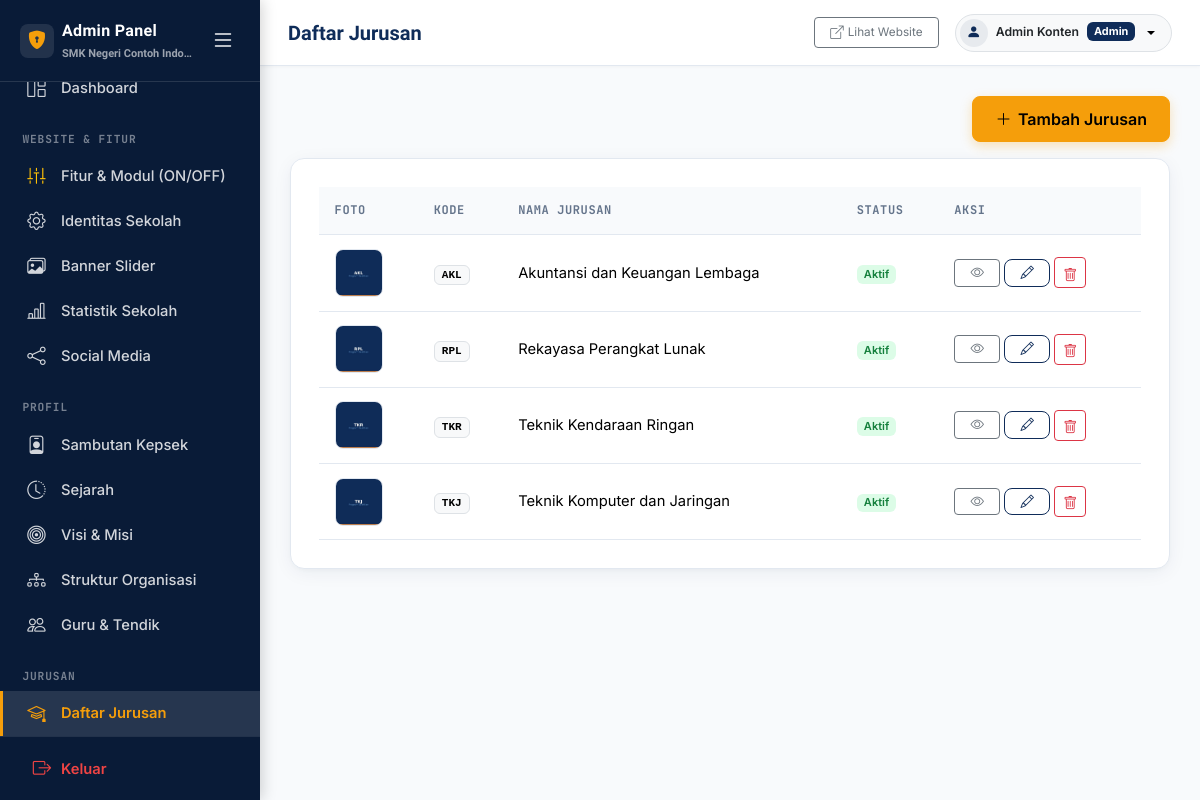
/admin/majors/index.php (signed in), run on the app's committed database.
### tables this page shows
CREATE TABLE school_profile (
  id INT UNSIGNED AUTO_INCREMENT PRIMARY KEY,
  school_name VARCHAR(150) NOT NULL,
  npsn VARCHAR(20) DEFAULT NULL,
  address VARCHAR(255) DEFAULT NULL,
  phone VARCHAR(50) DEFAULT NULL,
  email VARCHAR(150) DEFAULT NULL,
  website VARCHAR(150) DEFAULT NULL,
  description TEXT,
  logo VARCHAR(255) DEFAULT NULL,
  favicon VARCHAR(255) DEFAULT NULL,
  theme_color_primary VARCHAR(20) DEFAULT '#0F2C59',
  theme_color_secondary VARCHAR(20) DEFAULT '#2563EB',
  theme_color_accent VARCHAR(20) DEFAULT '#F59E0B',
  theme_preset VARCHAR(50) DEFAULT 'navy_classic',
  map_url VARCHAR(255) DEFAULT NULL,
  accreditation VARCHAR(10) DEFAULT NULL,
  founded_year VARCHAR(10) DEFAULT NULL,
  running_text TEXT DEFAULT NULL,
  is_running_text_active TINYINT(1) DEFAULT 1,
  video_profile_url VARCHAR(255) DEFAULT 'https://www.youtube.com/watch?v=7vhYf5p_yhs',
  video_title VARCHAR(200) DEFAULT 'Video Profil & Fasilitas Sekolah',
  video_description TEXT DEFAULT NULL,
  video_features TEXT DEFAULT NULL,
  whatsapp_ppdb VARCHAR(50) DEFAULT '6281234567890',
  whatsapp_bkk VARCHAR(50) DEFAULT '6281234567891',
  whatsapp_tu VARCHAR(50) DEFAULT '6281234567892',
  created_at DATETIME DEFAULT CURRENT_TIMESTAMP,
  updated_at DATETIME DEFAULT CURRENT_TIMESTAMP ON UPDATE CURRENT_TIMESTAMP
);

CREATE TABLE majors (
  id INT UNSIGNED AUTO_INCREMENT PRIMARY KEY,
  name VARCHAR(150) NOT NULL,
  slug VARCHAR(170) NOT NULL UNIQUE,
  code VARCHAR(20) DEFAULT NULL,
  image VARCHAR(255) DEFAULT NULL,
  short_description VARCHAR(255) DEFAULT NULL,
  description TEXT,
  competency TEXT,
  career TEXT,
  facilities TEXT,
  status TINYINT(1) NOT NULL DEFAULT 1,
  created_at DATETIME DEFAULT CURRENT_TIMESTAMP,
  updated_at DATETIME DEFAULT CURRENT_TIMESTAMP ON UPDATE CURRENT_TIMESTAMP
);

### includes/functions.php (called while the page is built, shortened)
<?php
function e(?string $value): string
{
    return htmlspecialchars((string) ($value ?? ''), ENT_QUOTES | ENT_SUBSTITUTE, 'UTF-8');
}
function getSchoolProfile(): array
{
    static $profile = null;
    if ($profile === null) {
        $stmt = getDB()->query('SELECT * FROM school_profile ORDER BY id LIMIT 1');
        $profile = $stmt->fetch() ?: [];
    }
    return $profile;
}

### config/database.php (called while the page is built)
<?php
class Database
{
    private static ?PDO $instance = null;
    private static string $host   = 'localhost';
    private static string $dbname = 'smk_school';
    private static string $user   = 'root';
    private static string $pass   = '';
    public static function getInstance(): PDO
    {
        if (self::$instance === null) {
            $dsn = 'mysql:host=' . self::$host . ';dbname=' . self::$dbname . ';charset=utf8mb4';
            try {
                self::$instance = new PDO($dsn, self::$user, self::$pass, [
                    PDO::ATTR_ERRMODE            => PDO::ERRMODE_EXCEPTION,
                    PDO::ATTR_DEFAULT_FETCH_MODE  => PDO::FETCH_ASSOC,
                    PDO::ATTR_EMULATE_PREPARES    => false,
                ]);
            } catch (PDOException $e) {
                error_log('Database connection failed: ' . $e->getMessage());
                die('Koneksi database gagal. Silakan cek konfigurasi di config/database.php.');
            }
        }
        return self::$instance;
    }
}
function getDB(): PDO
{
    return Database::getInstance();
}

### admin/majors/index.php (the view, shortened to what this page needs)
<?php
$majors = getDB()->query("SELECT * FROM majors ORDER BY name ASC")->fetchAll();
require __DIR__ . '/../includes/header.php';
require __DIR__ . '/../includes/sidebar.php';
require __DIR__ . '/../includes/topbar.php';
?>
<div class="d-flex justify-content-end mb-3">
  <a href="form.php" class="btn btn-accent"><i class="bi bi-plus-lg"></i> Tambah Jurusan</a>
</div>
<div class="admin-card">
  <div class="table-responsive">
    <table class="table table-admin align-middle">
      <thead><tr><th>Foto</th><th>Kode</th><th>Nama Jurusan</th><th>Status</th><th>Aksi</th></tr></thead>
      <tbody>
        <?php foreach ($majors as $m): ?>
        <tr>
          <td><img src="<?= e(BASE_URL . '/' . $m['image']) ?>" class="thumb" alt=""></td>
          <td><span class="badge text-bg-light border font-monospace"><?= e($m['code']) ?></span></td>
          <td><?= e($m['name']) ?></td>
          <td><span class="badge <?= $m['status'] ? 'badge-status-active' : 'badge-status-inactive' ?>"><?= $m['status'] ? 'Aktif' : 'Nonaktif' ?></span></td>
          <td>
            <a href="<?= e(BASE_URL) ?>/jurusan/detail/<?= e($m['slug']) ?>" target="_blank" class="btn btn-sm btn-outline-secondary"><i class="bi bi-eye"></i></a>
            <a href="form.php?id=<?= (int) $m['id'] ?>" class="btn btn-sm btn-outline-primary-custom"><i class="bi bi-pencil"></i></a>
            <form method="post" action="delete.php" class="d-inline" data-confirm-delete="Hapus jurusan <?= e($m['name']) ?>?">
              <button type="submit" class="btn btn-sm btn-outline-danger"><i class="bi bi-trash"></i></button>
            </form>
          </td>
        </tr>
        <?php endforeach; ?>
      </tbody>
    </table>
  </div>
</div>
<?php require __DIR__ . '/../includes/footer.php'; ?>

### admin/includes/sidebar.php (shortened to what this page needs)
<?php
$currentScript = $_SERVER['SCRIPT_NAME'] ?? '';
$sidebarProfile = getSchoolProfile();
function navIsActive(string $needle, string $currentScript): bool
{
    return str_contains($currentScript, '/admin/' . $needle);
}
?>
<aside class="admin-sidebar" id="adminSidebar">
  <div class="sidebar-brand d-flex align-items-center justify-content-between">
    <div class="sidebar-brand-left d-flex align-items-center gap-2 overflow-hidden" title="Admin Panel">
      <div class="p-1.5 rounded-3 bg-white bg-opacity-10 d-inline-flex align-items-center justify-content-center flex-shrink-0" style="width:34px;height:34px;">
        <i class="bi bi-shield-lock-fill" style="color: var(--color-accent); font-size:1.15rem;"></i>
      </div>
      <div class="overflow-hidden">
        <span class="sidebar-brand-title text-nowrap fw-bold d-block text-white" style="letter-spacing: 0.02em; font-size: 1rem;">Admin Panel</span>
        <span class="sidebar-brand-subtitle text-nowrap text-white-50 d-block text-truncate" style="font-size: 11px; max-width: 135px;"><?= e($sidebarProfile['school_name'] ?? 'SMK School') ?></span>
      </div>
    </div>
    <button type="button" class="btn btn-sm btn-link text-white-50 p-1 sidebar-toggle-btn shadow-none flex-shrink-0" id="sidebarToggleInsideBtn" title="Buka / Tutup Sidebar" aria-label="Toggle Sidebar">
      <i class="bi bi-list fs-4 text-white"></i>
    </button>
  </div>
  <div class="sidebar-nav-scroll flex-grow-1 overflow-y-auto overflow-x-hidden">
    <nav class="nav flex-column py-2">
      <a class="nav-link <?= str_ends_with($currentScript, '/admin/dashboard.php') ? 'active' : '' ?>" href="<?= e(BASE_URL) ?>/admin/dashboard.php" title="Dashboard">
        <i class="bi bi-grid-1x2"></i> <span class="nav-text">Dashboard</span>
      </a>
      <div class="nav-section-label">Website &amp; Fitur</div>
      <a class="nav-link <?= navIsActive('modules', $currentScript) ? 'active' : '' ?>" href="<?= e(BASE_URL) ?>/admin/modules/index.php" title="Fitur & Modul Halaman"><i class="bi bi-sliders2-vertical text-warning"></i> <span class="nav-text">Fitur &amp; Modul (ON/OFF)</span></a>
      <a class="nav-link <?= navIsActive('profile', $currentScript) ? 'active' : '' ?>" href="<?= e(BASE_URL) ?>/admin/profile/index.php" title="Identitas & Profil Website"><i class="bi bi-gear"></i> <span class="nav-text">Identitas Sekolah</span></a>
      <a class="nav-link <?= navIsActive('banners', $currentScript) ? 'active' : '' ?>" href="<?= e(BASE_URL) ?>/admin/banners/index.php" title="Banner Slider"><i class="bi bi-images"></i> <span class="nav-text">Banner Slider</span></a>
      <a class="nav-link <?= navIsActive('statistics', $currentScript) ? 'active' : '' ?>" href="<?= e(BASE_URL) ?>/admin/statistics/index.php" title="Statistik Sekolah (Jumlah Siswa, Guru, dll)"><i class="bi bi-bar-chart-line"></i> <span class="nav-text">Statistik Sekolah</span></a>
      <a class="nav-link <?= navIsActive('social-media', $currentScript) ? 'active' : '' ?>" href="<?= e(BASE_URL) ?>/admin/social-media/index.php" title="Social Media"><i class="bi bi-share"></i> <span class="nav-text">Social Media</span></a>
      <div class="nav-section-label">Profil</div>
      <a class="nav-link <?= navIsActive('principal', $currentScript) ? 'active' : '' ?>" href="<?= e(BASE_URL) ?>/admin/principal/index.php" title="Sambutan Kepsek"><i class="bi bi-person-badge"></i> <span class="nav-text">Sambutan Kepsek</span></a>
      <a class="nav-link <?= navIsActive('history', $currentScript) ? 'active' : '' ?>" href="<?= e(BASE_URL) ?>/admin/history/index.php" title="Sejarah"><i class="bi bi-clock-history"></i> <span class="nav-text">Sejarah</span></a>
      <a class="nav-link <?= navIsActive('vision-mission', $currentScript) ? 'active' : '' ?>" href="<?= e(BASE_URL) ?>/admin/vision-mission/index.php" title="Visi &amp; Misi"><i class="bi bi-bullseye"></i> <span class="nav-text">Visi &amp; Misi</span></a>
      <a class="nav-link <?= navIsActive('organization', $currentScript) ? 'active' : '' ?>" href="<?= e(BASE_URL) ?>/admin/organization/index.php" title="Struktur Organisasi"><i class="bi bi-diagram-3"></i> <span class="nav-text">Struktur Organisasi</span></a>
      <a class="nav-link <?= navIsActive('teachers', $currentScript) ? 'active' : '' ?>" href="<?= e(BASE_URL) ?>/admin/teachers/index.php" title="Guru &amp; Tendik"><i class="bi bi-people"></i> <span class="nav-text">Guru &amp; Tendik</span></a>
      <div class="nav-section-label">Jurusan</div>
      <a class="nav-link <?= navIsActive('majors', $currentScript) ? 'active' : '' ?>" href="<?= e(BASE_URL) ?>/admin/majors/index.php" title="Daftar Jurusan"><i class="bi bi-mortarboard"></i> <span class="nav-text">Daftar Jurusan</span></a>
    </nav>
  </div>
  <div class="sidebar-footer flex-shrink-0">
    <a class="nav-link sidebar-logout-btn text-danger fw-semibold d-flex align-items-center gap-2" href="#" data-bs-toggle="modal" data-bs-target="#logoutConfirmModal" title="Keluar dari Panel Admin">
      <i class="bi bi-box-arrow-right text-danger fs-5"></i>
      <span class="nav-text text-danger">Keluar</span>
    </a>
  </div>
</aside>

### assets/css/style.css (style rules this page uses)
:root { --color-primary: #0F2C59; --color-primary-dark: #081830; --color-primary-light: #183E7A; --color-secondary: #2563EB; --color-secondary-light: #EFF6FF; --color-accent: #F59E0B; --color-accent-dark: #D97706; --color-accent-light: #FEF3C7; --color-bg: #F8FAFC; --color-surface: #FFFFFF; --color-text: #1E293B; --color-text-muted: #64748B; --color-border: #E2E8F0; --font-display: 'Sora', -apple-system, BlinkMacSystemFont, 'Segoe UI', Roboto, sans-serif; --font-body: 'Inter', -apple-system, BlinkMacSystemFont, 'Segoe UI', Roboto, sans-serif; --font-mono: 'JetBrains Mono', SFMono-Regular, Menlo, Monaco, Consolas, monospace; --radius-xl: 20px; --radius: 14px; --radius-sm: 8px; --radius-xs: 4px; --shadow-xs: 0 1px 2px 0 rgba(0, 0, 0, 0.05); --shadow-soft: 0 4px 20px -2px rgba(15, 44, 89, 0.07), 0 2px 6px -1px rgba(15, 44, 89, 0.04); --shadow-lift: 0 14px 30px -4px rgba(15, 44, 89, 0.12), 0 6px 12px -2px rgba(15, 44, 89, 0.06); --section-spacing: 5rem; }
*, *::before, *::after { box-sizing: border-box; }
html { scroll-behavior: smooth; -webkit-font-smoothing: antialiased; -moz-osx-font-smoothing: grayscale; }
body { font-family: var(--font-body); color: var(--color-text); background-color: var(--color-bg); line-height: 1.65; overflow-x: hidden; }
a { color: var(--color-secondary); text-decoration: none; transition: color 0.15s ease, opacity 0.15s ease; }
img { max-width: 100%; height: auto; display: block; }
.bi { display: inline-block; vertical-align: -0.125em; line-height: 1; }
.btn .bi { vertical-align: -0.1em; }
.btn-accent { background-color: var(--color-accent); border: 1.5px solid var(--color-accent); color: #ffffff; font-weight: 600; border-radius: var(--radius-sm); padding: 0.65rem 1.4rem; display: inline-flex; align-items: center; justify-content: center; gap: 0.4rem; vertical-align: middle; transition: transform 0.18s ease, background-color 0.18s ease, box-shadow 0.18s ease; box-shadow: 0 4px 12px rgba(245, 158, 11, 0.28); }
.btn-outline-primary-custom { border: 1.5px solid var(--color-primary); color: var(--color-primary); background-color: transparent; border-radius: var(--radius-sm); font-weight: 600; padding: 0.65rem 1.4rem; display: inline-flex; align-items: center; justify-content: center; gap: 0.4rem; vertical-align: middle; transition: all 0.18s ease; }
.btn-sm.btn-accent, .btn-sm.btn-outline-primary-custom, .btn-sm.btn-outline-secondary { padding: 0.38rem 0.95rem; font-size: 0.84rem; line-height: 1.4; border-width: 1.5px; display: inline-flex; align-items: center; justify-content: center; vertical-align: middle; }
html, body { overflow-x: hidden; max-width: 100vw; -webkit-text-size-adjust: 100%; }
button, .btn, .nav-link, .dropdown-item, .page-link { touch-action: manipulation; }
.p-1\.5 { padding: 0.375rem !important; }

### data on the page
school_profile: school_name "SMK Negeri Contoh Indo…"
majors: image (picture), code "AKL", name "Akuntansi dan Keuangan Lembaga", status "Aktif"
majors: image (picture), code "RPL", name "Rekayasa Perangkat Lunak", status "Aktif"
majors: image (picture), code "TKR", name "Teknik Kendaraan Ringan", status "Aktif"
majors: image (picture), code "TKJ", name "Teknik Komputer dan Jaringan", status "Aktif"

### other printed values
$pageTitle "Daftar Jurusan"
$_SESSION['admin_name'] "Admin Konten"
$_SESSION['admin_role'] "Admin"
